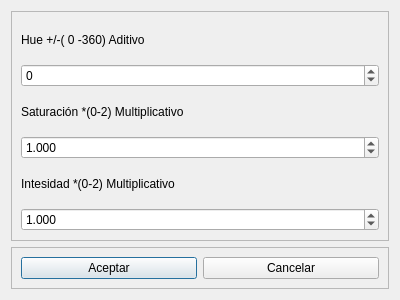
<?xml version="1.0" encoding="UTF-8"?>
<ui version="4.0">
 <class>Dialog</class>
 <widget class="QDialog" name="Dialog">
  <property name="geometry">
   <rect>
    <x>0</x>
    <y>0</y>
    <width>400</width>
    <height>300</height>
   </rect>
  </property>
  <property name="windowTitle">
   <string>HSI</string>
  </property>
  <property name="windowOpacity">
   <double>1.000000000000000</double>
  </property>
  <layout class="QVBoxLayout" name="verticalLayout" stretch="1,0">
   <item>
    <widget class="QFrame" name="frame">
     <property name="frameShape">
      <enum>QFrame::StyledPanel</enum>
     </property>
     <property name="frameShadow">
      <enum>QFrame::Raised</enum>
     </property>
     <layout class="QVBoxLayout" name="verticalLayout_2">
      <item>
       <widget class="QLabel" name="label">
        <property name="text">
         <string>Hue +/-( 0 -360) Aditivo</string>
        </property>
       </widget>
      </item>
      <item>
       <widget class="QSpinBox" name="h_box">
        <property name="minimum">
         <number>-359</number>
        </property>
        <property name="maximum">
         <number>359</number>
        </property>
       </widget>
      </item>
      <item>
       <widget class="QLabel" name="label_2">
        <property name="text">
         <string>Saturación *(0-2) Multiplicativo</string>
        </property>
       </widget>
      </item>
      <item>
       <widget class="QDoubleSpinBox" name="s_box">
        <property name="decimals">
         <number>3</number>
        </property>
        <property name="maximum">
         <double>2.000000000000000</double>
        </property>
        <property name="singleStep">
         <double>0.010000000000000</double>
        </property>
        <property name="value">
         <double>1.000000000000000</double>
        </property>
       </widget>
      </item>
      <item>
       <widget class="QLabel" name="label_3">
        <property name="text">
         <string>Intesidad *(0-2) Multiplicativo</string>
        </property>
       </widget>
      </item>
      <item>
       <widget class="QDoubleSpinBox" name="i_box">
        <property name="decimals">
         <number>3</number>
        </property>
        <property name="maximum">
         <double>2.000000000000000</double>
        </property>
        <property name="singleStep">
         <double>0.010000000000000</double>
        </property>
        <property name="value">
         <double>1.000000000000000</double>
        </property>
       </widget>
      </item>
     </layout>
    </widget>
   </item>
   <item>
    <widget class="QFrame" name="frame_2">
     <property name="frameShape">
      <enum>QFrame::StyledPanel</enum>
     </property>
     <property name="frameShadow">
      <enum>QFrame::Raised</enum>
     </property>
     <layout class="QHBoxLayout" name="horizontalLayout">
      <item>
       <widget class="QPushButton" name="aceptar">
        <property name="text">
         <string>Aceptar</string>
        </property>
       </widget>
      </item>
      <item>
       <widget class="QPushButton" name="cancelar">
        <property name="text">
         <string>Cancelar</string>
        </property>
       </widget>
      </item>
     </layout>
    </widget>
   </item>
  </layout>
 </widget>
 <resources/>
 <connections/>
</ui>
